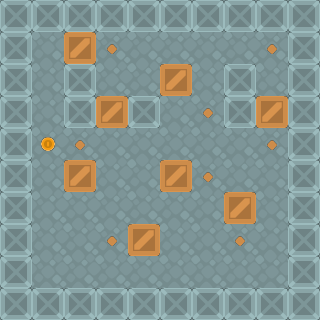

A 2D game scene composited from a Tiled map and its tileset images. What follows is a short description and the map's XML, with each tile layer's data collapsed to a summary:
An orthogonal 10x10 tile map with 32x32 px tiles, 5 tile layers (background, goals, walls, boxes, ...).

<map version="1.2" tiledversion="1.3.5" orientation="orthogonal" renderorder="right-down" width="10" height="10" tilewidth="32" tileheight="32" infinite="0" nextlayerid="15" nextobjectid="2">
 <tileset firstgid="1" name="sokoban_tilesheet" tilewidth="32" tileheight="32" tilecount="104" columns="13">
  <image source="images/Tilesheet/sokoban_tilesheet.png" width="416" height="256" />
 </tileset>
 <layer id="1" name="background" width="10" height="10">
  <data>[100 cells, 100 non-empty, 1 distinct tile ids]</data>
 </layer>
 <layer id="10" name="goals" width="10" height="10">
  <data>[100 cells, 8 non-empty, 1 distinct tile ids]</data>
 </layer>
 <layer id="2" name="walls" width="10" height="10">
  <data>[100 cells, 41 non-empty, 1 distinct tile ids]</data>
 </layer>
 <layer id="8" name="boxes" width="10" height="10">
  <data>[100 cells, 8 non-empty, 1 distinct tile ids]</data>
 </layer>
 <layer id="11" name="player-start" width="10" height="10">
  <data>[100 cells, 1 non-empty, 1 distinct tile ids]</data>
 </layer>
</map>
